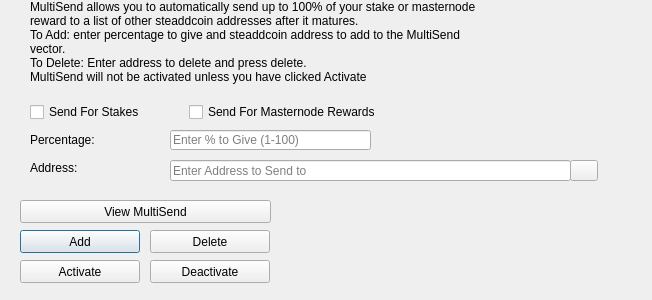
<?xml version="1.0" encoding="UTF-8"?>
<ui version="4.0">
 <class>MultiSendDialog</class>
 <widget class="QDialog" name="MultiSendDialog">
  <property name="windowModality">
   <enum>Qt::NonModal</enum>
  </property>
  <property name="geometry">
   <rect>
    <x>0</x>
    <y>0</y>
    <width>652</width>
    <height>300</height>
   </rect>
  </property>
  <property name="windowTitle">
   <string>MultiSend</string>
  </property>
  <widget class="QLineEdit" name="multiSendPercentEdit">
   <property name="geometry">
    <rect>
     <x>170</x>
     <y>130</y>
     <width>201</width>
     <height>20</height>
    </rect>
   </property>
   <property name="toolTip">
    <string>Enter whole numbers 1 - 100</string>
   </property>
   <property name="placeholderText">
    <string>Enter % to Give (1-100)</string>
   </property>
  </widget>
  <widget class="QLineEdit" name="multiSendAddressEdit">
   <property name="geometry">
    <rect>
     <x>170</x>
     <y>160</y>
     <width>401</width>
     <height>21</height>
    </rect>
   </property>
   <property name="toolTip">
    <string/>
   </property>
   <property name="placeholderText">
    <string>Enter Address to Send to</string>
   </property>
  </widget>
  <widget class="QLabel" name="label_2">
   <property name="geometry">
    <rect>
     <x>30</x>
     <y>0</y>
     <width>451</width>
     <height>121</height>
    </rect>
   </property>
   <property name="lineWidth">
    <number>1</number>
   </property>
   <property name="text">
    <string>MultiSend allows you to automatically send up to 100% of your stake or masternode reward to a list of other steaddcoin addresses after it matures.
To Add: enter percentage to give and steaddcoin address to add to the MultiSend vector.
To Delete: Enter address to delete and press delete.
MultiSend will not be activated unless you have clicked Activate</string>
   </property>
   <property name="alignment">
    <set>Qt::AlignLeading|Qt::AlignLeft|Qt::AlignTop</set>
   </property>
   <property name="wordWrap">
    <bool>true</bool>
   </property>
  </widget>
  <widget class="QLabel" name="message">
   <property name="geometry">
    <rect>
     <x>290</x>
     <y>200</y>
     <width>351</width>
     <height>91</height>
    </rect>
   </property>
   <property name="text">
    <string/>
   </property>
  </widget>
  <widget class="QPushButton" name="addButton">
   <property name="geometry">
    <rect>
     <x>20</x>
     <y>230</y>
     <width>120</width>
     <height>23</height>
    </rect>
   </property>
   <property name="toolTip">
    <string/>
   </property>
   <property name="statusTip">
    <string>Add to MultiSend Vector</string>
   </property>
   <property name="text">
    <string>Add</string>
   </property>
  </widget>
  <widget class="QPushButton" name="disableButton">
   <property name="geometry">
    <rect>
     <x>150</x>
     <y>260</y>
     <width>120</width>
     <height>23</height>
    </rect>
   </property>
   <property name="statusTip">
    <string>Deactivate MultiSend</string>
   </property>
   <property name="text">
    <string>Deactivate</string>
   </property>
  </widget>
  <widget class="QPushButton" name="addressBookButton">
   <property name="geometry">
    <rect>
     <x>570</x>
     <y>160</y>
     <width>28</width>
     <height>21</height>
    </rect>
   </property>
   <property name="toolTip">
    <string>Choose an address from the address book</string>
   </property>
   <property name="text">
    <string/>
   </property>
   <property name="icon">
    <iconset resource="../steaddcoin.qrc">
     <normaloff>:/icons/address-book</normaloff>:/icons/address-book</iconset>
   </property>
   <property name="shortcut">
    <string>Alt+A</string>
   </property>
   <property name="autoDefault">
    <bool>false</bool>
   </property>
  </widget>
  <widget class="QLabel" name="label">
   <property name="geometry">
    <rect>
     <x>30</x>
     <y>130</y>
     <width>121</width>
     <height>20</height>
    </rect>
   </property>
   <property name="toolTip">
    <string>Percentage of stake to send</string>
   </property>
   <property name="text">
    <string>Percentage:</string>
   </property>
  </widget>
  <widget class="QLabel" name="label_5">
   <property name="geometry">
    <rect>
     <x>30</x>
     <y>160</y>
     <width>111</width>
     <height>16</height>
    </rect>
   </property>
   <property name="toolTip">
    <string>Address to send portion of stake to</string>
   </property>
   <property name="text">
    <string>Address:</string>
   </property>
  </widget>
  <widget class="QPushButton" name="deleteButton">
   <property name="geometry">
    <rect>
     <x>150</x>
     <y>230</y>
     <width>120</width>
     <height>23</height>
    </rect>
   </property>
   <property name="toolTip">
    <string/>
   </property>
   <property name="statusTip">
    <string>Delete Address From MultiSend Vector</string>
   </property>
   <property name="text">
    <string>Delete</string>
   </property>
  </widget>
  <widget class="QPushButton" name="activateButton">
   <property name="geometry">
    <rect>
     <x>20</x>
     <y>260</y>
     <width>120</width>
     <height>23</height>
    </rect>
   </property>
   <property name="statusTip">
    <string>Activate MultiSend</string>
   </property>
   <property name="text">
    <string>Activate</string>
   </property>
  </widget>
  <widget class="QPushButton" name="viewButton">
   <property name="geometry">
    <rect>
     <x>20</x>
     <y>200</y>
     <width>251</width>
     <height>23</height>
    </rect>
   </property>
   <property name="toolTip">
    <string/>
   </property>
   <property name="statusTip">
    <string>View MultiSend Vector</string>
   </property>
   <property name="text">
    <string>View MultiSend</string>
   </property>
  </widget>
  <widget class="QWidget" name="horizontalLayoutWidget">
   <property name="geometry">
    <rect>
     <x>30</x>
     <y>100</y>
     <width>351</width>
     <height>24</height>
    </rect>
   </property>
   <layout class="QHBoxLayout" name="horizontalLayout">
    <item>
     <widget class="QCheckBox" name="multiSendStakeCheckBox">
      <property name="text">
       <string>Send For Stakes</string>
      </property>
     </widget>
    </item>
    <item>
     <widget class="QCheckBox" name="multiSendMasternodeCheckBox">
      <property name="text">
       <string>Send For Masternode Rewards</string>
      </property>
     </widget>
    </item>
   </layout>
  </widget>
 </widget>
 <resources>
  <include location="../steaddcoin.qrc"/>
 </resources>
 <connections/>
</ui>
